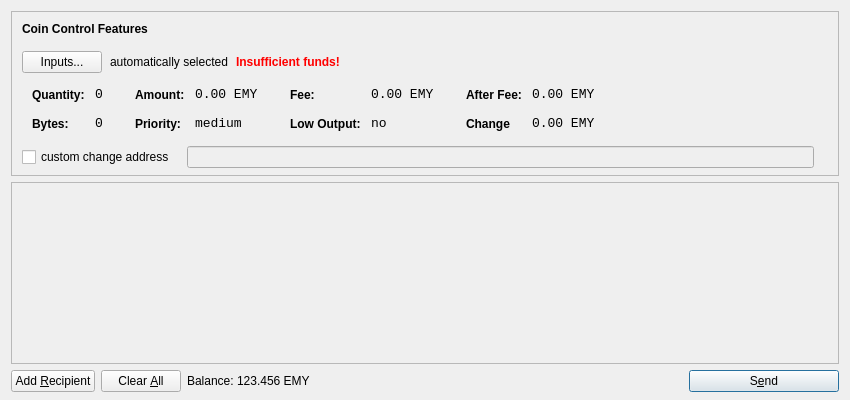
<?xml version="1.0" encoding="UTF-8"?>
<ui version="4.0">
 <class>SendCoinsDialog</class>
 <widget class="QDialog" name="SendCoinsDialog">
  <property name="geometry">
   <rect>
    <x>0</x>
    <y>0</y>
    <width>850</width>
    <height>400</height>
   </rect>
  </property>
  <property name="windowTitle">
   <string>Send Coins</string>
  </property>
  <layout class="QVBoxLayout" name="verticalLayout" stretch="0,1,0">
   <property name="bottomMargin">
    <number>8</number>
   </property>
   <item>
    <widget class="QFrame" name="frameCoinControl">
     <property name="sizePolicy">
      <sizepolicy hsizetype="Expanding" vsizetype="Expanding">
       <horstretch>0</horstretch>
       <verstretch>0</verstretch>
      </sizepolicy>
     </property>
     <property name="maximumSize">
      <size>
       <width>16777215</width>
       <height>16777215</height>
      </size>
     </property>
     <property name="frameShape">
      <enum>QFrame::StyledPanel</enum>
     </property>
     <property name="frameShadow">
      <enum>QFrame::Sunken</enum>
     </property>
     <layout class="QVBoxLayout" name="verticalLayoutCoinControl2">
      <property name="spacing">
       <number>-1</number>
      </property>
      <property name="leftMargin">
       <number>0</number>
      </property>
      <property name="topMargin">
       <number>0</number>
      </property>
      <property name="rightMargin">
       <number>0</number>
      </property>
      <property name="bottomMargin">
       <number>6</number>
      </property>
      <item>
       <layout class="QVBoxLayout" name="verticalLayoutCoinControl" stretch="0,0,0,0,1">
        <property name="spacing">
         <number>0</number>
        </property>
        <property name="leftMargin">
         <number>10</number>
        </property>
        <property name="topMargin">
         <number>10</number>
        </property>
        <item>
         <layout class="QHBoxLayout" name="horizontalLayoutCoinControl1">
          <property name="bottomMargin">
           <number>15</number>
          </property>
          <item>
           <widget class="QLabel" name="labelCoinControlFeatures">
            <property name="sizePolicy">
             <sizepolicy hsizetype="Preferred" vsizetype="Maximum">
              <horstretch>0</horstretch>
              <verstretch>0</verstretch>
             </sizepolicy>
            </property>
            <property name="font">
             <font>
              <weight>75</weight>
              <bold>true</bold>
             </font>
            </property>
            <property name="styleSheet">
             <string notr="true">font-weight:bold;</string>
            </property>
            <property name="text">
             <string>Coin Control Features</string>
            </property>
           </widget>
          </item>
         </layout>
        </item>
        <item>
         <layout class="QHBoxLayout" name="horizontalLayoutCoinControl2" stretch="0,0,0,0">
          <property name="spacing">
           <number>8</number>
          </property>
          <property name="bottomMargin">
           <number>10</number>
          </property>
          <item>
           <widget class="QPushButton" name="pushButtonCoinControl">
            <property name="styleSheet">
             <string notr="true"/>
            </property>
            <property name="text">
             <string>Inputs...</string>
            </property>
           </widget>
          </item>
          <item>
           <widget class="QLabel" name="labelCoinControlAutomaticallySelected">
            <property name="text">
             <string>automatically selected</string>
            </property>
            <property name="margin">
             <number>5</number>
            </property>
           </widget>
          </item>
          <item>
           <widget class="QLabel" name="labelCoinControlInsuffFunds">
            <property name="font">
             <font>
              <weight>75</weight>
              <bold>true</bold>
             </font>
            </property>
            <property name="styleSheet">
             <string notr="true">color:red;font-weight:bold;</string>
            </property>
            <property name="text">
             <string>Insufficient funds!</string>
            </property>
            <property name="margin">
             <number>5</number>
            </property>
           </widget>
          </item>
          <item>
           <spacer name="horizontalSpacerCoinControl">
            <property name="orientation">
             <enum>Qt::Horizontal</enum>
            </property>
            <property name="sizeHint" stdset="0">
             <size>
              <width>40</width>
              <height>1</height>
             </size>
            </property>
           </spacer>
          </item>
         </layout>
        </item>
        <item>
         <widget class="QWidget" name="widgetCoinControl" native="true">
          <property name="sizePolicy">
           <sizepolicy hsizetype="Preferred" vsizetype="Preferred">
            <horstretch>0</horstretch>
            <verstretch>0</verstretch>
           </sizepolicy>
          </property>
          <property name="minimumSize">
           <size>
            <width>0</width>
            <height>0</height>
           </size>
          </property>
          <property name="styleSheet">
           <string notr="true"/>
          </property>
          <layout class="QHBoxLayout" name="horizontalLayoutCoinControl5">
           <property name="margin">
            <number>0</number>
           </property>
           <item>
            <layout class="QHBoxLayout" name="horizontalLayoutCoinControl3" stretch="0,0,0,1">
             <property name="spacing">
              <number>20</number>
             </property>
             <property name="topMargin">
              <number>0</number>
             </property>
             <property name="bottomMargin">
              <number>10</number>
             </property>
             <item>
              <layout class="QFormLayout" name="formLayoutCoinControl1">
               <property name="horizontalSpacing">
                <number>10</number>
               </property>
               <property name="verticalSpacing">
                <number>14</number>
               </property>
               <property name="leftMargin">
                <number>10</number>
               </property>
               <property name="topMargin">
                <number>4</number>
               </property>
               <property name="rightMargin">
                <number>6</number>
               </property>
               <item row="0" column="0">
                <widget class="QLabel" name="labelCoinControlQuantityText">
                 <property name="styleSheet">
                  <string notr="true">font-weight:bold;</string>
                 </property>
                 <property name="text">
                  <string>Quantity:</string>
                 </property>
                 <property name="margin">
                  <number>0</number>
                 </property>
                </widget>
               </item>
               <item row="0" column="1">
                <widget class="QLabel" name="labelCoinControlQuantity">
                 <property name="font">
                  <font>
                   <family>Monospace</family>
                   <pointsize>10</pointsize>
                  </font>
                 </property>
                 <property name="cursor">
                  <cursorShape>IBeamCursor</cursorShape>
                 </property>
                 <property name="contextMenuPolicy">
                  <enum>Qt::ActionsContextMenu</enum>
                 </property>
                 <property name="text">
                  <string>0</string>
                 </property>
                 <property name="margin">
                  <number>0</number>
                 </property>
                 <property name="textInteractionFlags">
                  <set>Qt::LinksAccessibleByMouse|Qt::TextSelectableByKeyboard|Qt::TextSelectableByMouse</set>
                 </property>
                </widget>
               </item>
               <item row="1" column="0">
                <widget class="QLabel" name="labelCoinControlBytesText">
                 <property name="styleSheet">
                  <string notr="true">font-weight:bold;</string>
                 </property>
                 <property name="text">
                  <string>Bytes:</string>
                 </property>
                </widget>
               </item>
               <item row="1" column="1">
                <widget class="QLabel" name="labelCoinControlBytes">
                 <property name="font">
                  <font>
                   <family>Monospace</family>
                   <pointsize>10</pointsize>
                  </font>
                 </property>
                 <property name="cursor">
                  <cursorShape>IBeamCursor</cursorShape>
                 </property>
                 <property name="contextMenuPolicy">
                  <enum>Qt::ActionsContextMenu</enum>
                 </property>
                 <property name="text">
                  <string>0</string>
                 </property>
                 <property name="textInteractionFlags">
                  <set>Qt::LinksAccessibleByMouse|Qt::TextSelectableByKeyboard|Qt::TextSelectableByMouse</set>
                 </property>
                </widget>
               </item>
              </layout>
             </item>
             <item>
              <layout class="QFormLayout" name="formLayoutCoinControl2">
               <property name="horizontalSpacing">
                <number>10</number>
               </property>
               <property name="verticalSpacing">
                <number>14</number>
               </property>
               <property name="leftMargin">
                <number>6</number>
               </property>
               <property name="topMargin">
                <number>4</number>
               </property>
               <property name="rightMargin">
                <number>6</number>
               </property>
               <item row="0" column="0">
                <widget class="QLabel" name="labelCoinControlAmountText">
                 <property name="styleSheet">
                  <string notr="true">font-weight:bold;</string>
                 </property>
                 <property name="text">
                  <string>Amount:</string>
                 </property>
                 <property name="margin">
                  <number>0</number>
                 </property>
                </widget>
               </item>
               <item row="0" column="1">
                <widget class="QLabel" name="labelCoinControlAmount">
                 <property name="font">
                  <font>
                   <family>Monospace</family>
                   <pointsize>10</pointsize>
                  </font>
                 </property>
                 <property name="cursor">
                  <cursorShape>IBeamCursor</cursorShape>
                 </property>
                 <property name="contextMenuPolicy">
                  <enum>Qt::ActionsContextMenu</enum>
                 </property>
                 <property name="text">
                  <string>0.00 EMY</string>
                 </property>
                 <property name="textInteractionFlags">
                  <set>Qt::LinksAccessibleByMouse|Qt::TextSelectableByKeyboard|Qt::TextSelectableByMouse</set>
                 </property>
                </widget>
               </item>
               <item row="1" column="0">
                <widget class="QLabel" name="labelCoinControlPriorityText">
                 <property name="styleSheet">
                  <string notr="true">font-weight:bold;</string>
                 </property>
                 <property name="text">
                  <string>Priority:</string>
                 </property>
                </widget>
               </item>
               <item row="1" column="1">
                <widget class="QLabel" name="labelCoinControlPriority">
                 <property name="font">
                  <font>
                   <family>Monospace</family>
                   <pointsize>10</pointsize>
                  </font>
                 </property>
                 <property name="cursor">
                  <cursorShape>IBeamCursor</cursorShape>
                 </property>
                 <property name="contextMenuPolicy">
                  <enum>Qt::ActionsContextMenu</enum>
                 </property>
                 <property name="text">
                  <string>medium</string>
                 </property>
                 <property name="textInteractionFlags">
                  <set>Qt::LinksAccessibleByMouse|Qt::TextSelectableByKeyboard|Qt::TextSelectableByMouse</set>
                 </property>
                </widget>
               </item>
              </layout>
             </item>
             <item>
              <layout class="QFormLayout" name="formLayoutCoinControl3">
               <property name="horizontalSpacing">
                <number>10</number>
               </property>
               <property name="verticalSpacing">
                <number>14</number>
               </property>
               <property name="leftMargin">
                <number>6</number>
               </property>
               <property name="topMargin">
                <number>4</number>
               </property>
               <property name="rightMargin">
                <number>6</number>
               </property>
               <item row="0" column="0">
                <widget class="QLabel" name="labelCoinControlFeeText">
                 <property name="styleSheet">
                  <string notr="true">font-weight:bold;</string>
                 </property>
                 <property name="text">
                  <string>Fee:</string>
                 </property>
                 <property name="margin">
                  <number>0</number>
                 </property>
                </widget>
               </item>
               <item row="0" column="1">
                <widget class="QLabel" name="labelCoinControlFee">
                 <property name="font">
                  <font>
                   <family>Monospace</family>
                   <pointsize>10</pointsize>
                  </font>
                 </property>
                 <property name="cursor">
                  <cursorShape>IBeamCursor</cursorShape>
                 </property>
                 <property name="contextMenuPolicy">
                  <enum>Qt::ActionsContextMenu</enum>
                 </property>
                 <property name="text">
                  <string>0.00 EMY</string>
                 </property>
                 <property name="textInteractionFlags">
                  <set>Qt::LinksAccessibleByMouse|Qt::TextSelectableByKeyboard|Qt::TextSelectableByMouse</set>
                 </property>
                </widget>
               </item>
               <item row="1" column="0">
                <widget class="QLabel" name="labelCoinControlLowOutputText">
                 <property name="styleSheet">
                  <string notr="true">font-weight:bold;</string>
                 </property>
                 <property name="text">
                  <string>Low Output:</string>
                 </property>
                </widget>
               </item>
               <item row="1" column="1">
                <widget class="QLabel" name="labelCoinControlLowOutput">
                 <property name="font">
                  <font>
                   <family>Monospace</family>
                   <pointsize>10</pointsize>
                  </font>
                 </property>
                 <property name="cursor">
                  <cursorShape>IBeamCursor</cursorShape>
                 </property>
                 <property name="contextMenuPolicy">
                  <enum>Qt::ActionsContextMenu</enum>
                 </property>
                 <property name="text">
                  <string>no</string>
                 </property>
                 <property name="textInteractionFlags">
                  <set>Qt::LinksAccessibleByMouse|Qt::TextSelectableByKeyboard|Qt::TextSelectableByMouse</set>
                 </property>
                </widget>
               </item>
              </layout>
             </item>
             <item>
              <layout class="QFormLayout" name="formLayoutCoinControl4">
               <property name="horizontalSpacing">
                <number>10</number>
               </property>
               <property name="verticalSpacing">
                <number>14</number>
               </property>
               <property name="leftMargin">
                <number>6</number>
               </property>
               <property name="topMargin">
                <number>4</number>
               </property>
               <property name="rightMargin">
                <number>6</number>
               </property>
               <item row="0" column="0">
                <widget class="QLabel" name="labelCoinControlAfterFeeText">
                 <property name="styleSheet">
                  <string notr="true">font-weight:bold;</string>
                 </property>
                 <property name="text">
                  <string>After Fee:</string>
                 </property>
                 <property name="margin">
                  <number>0</number>
                 </property>
                </widget>
               </item>
               <item row="0" column="1">
                <widget class="QLabel" name="labelCoinControlAfterFee">
                 <property name="font">
                  <font>
                   <family>Monospace</family>
                   <pointsize>10</pointsize>
                  </font>
                 </property>
                 <property name="cursor">
                  <cursorShape>IBeamCursor</cursorShape>
                 </property>
                 <property name="contextMenuPolicy">
                  <enum>Qt::ActionsContextMenu</enum>
                 </property>
                 <property name="text">
                  <string>0.00 EMY</string>
                 </property>
                 <property name="textInteractionFlags">
                  <set>Qt::LinksAccessibleByMouse|Qt::TextSelectableByKeyboard|Qt::TextSelectableByMouse</set>
                 </property>
                </widget>
               </item>
               <item row="1" column="0">
                <widget class="QLabel" name="labelCoinControlChangeText">
                 <property name="styleSheet">
                  <string notr="true">font-weight:bold;</string>
                 </property>
                 <property name="text">
                  <string>Change</string>
                 </property>
                </widget>
               </item>
               <item row="1" column="1">
                <widget class="QLabel" name="labelCoinControlChange">
                 <property name="font">
                  <font>
                   <family>Monospace</family>
                   <pointsize>10</pointsize>
                  </font>
                 </property>
                 <property name="cursor">
                  <cursorShape>IBeamCursor</cursorShape>
                 </property>
                 <property name="contextMenuPolicy">
                  <enum>Qt::ActionsContextMenu</enum>
                 </property>
                 <property name="text">
                  <string>0.00 EMY</string>
                 </property>
                 <property name="textInteractionFlags">
                  <set>Qt::LinksAccessibleByMouse|Qt::TextSelectableByKeyboard|Qt::TextSelectableByMouse</set>
                 </property>
                </widget>
               </item>
              </layout>
             </item>
            </layout>
           </item>
          </layout>
         </widget>
        </item>
        <item>
         <layout class="QHBoxLayout" name="horizontalLayoutCoinControl4" stretch="0,0,0">
          <property name="spacing">
           <number>12</number>
          </property>
          <property name="sizeConstraint">
           <enum>QLayout::SetDefaultConstraint</enum>
          </property>
          <property name="topMargin">
           <number>5</number>
          </property>
          <property name="rightMargin">
           <number>5</number>
          </property>
          <item>
           <widget class="QCheckBox" name="checkBoxCoinControlChange">
            <property name="text">
             <string>custom change address</string>
            </property>
           </widget>
          </item>
          <item>
           <widget class="QLineEdit" name="lineEditCoinControlChange">
            <property name="enabled">
             <bool>false</bool>
            </property>
            <property name="sizePolicy">
             <sizepolicy hsizetype="Expanding" vsizetype="Fixed">
              <horstretch>0</horstretch>
              <verstretch>0</verstretch>
             </sizepolicy>
            </property>
           </widget>
          </item>
          <item>
           <widget class="QLabel" name="labelCoinControlChangeLabel">
            <property name="sizePolicy">
             <sizepolicy hsizetype="Preferred" vsizetype="Expanding">
              <horstretch>0</horstretch>
              <verstretch>0</verstretch>
             </sizepolicy>
            </property>
            <property name="minimumSize">
             <size>
              <width>0</width>
              <height>0</height>
             </size>
            </property>
            <property name="text">
             <string/>
            </property>
            <property name="margin">
             <number>3</number>
            </property>
           </widget>
          </item>
         </layout>
        </item>
        <item>
         <spacer name="verticalSpacerCoinControl">
          <property name="orientation">
           <enum>Qt::Vertical</enum>
          </property>
          <property name="sizeHint" stdset="0">
           <size>
            <width>800</width>
            <height>1</height>
           </size>
          </property>
         </spacer>
        </item>
       </layout>
      </item>
     </layout>
    </widget>
   </item>
   <item>
    <widget class="QScrollArea" name="scrollArea">
     <property name="widgetResizable">
      <bool>true</bool>
     </property>
     <widget class="QWidget" name="scrollAreaWidgetContents">
      <property name="geometry">
       <rect>
        <x>0</x>
        <y>0</y>
        <width>830</width>
        <height>165</height>
       </rect>
      </property>
      <layout class="QVBoxLayout" name="verticalLayout_2">
       <property name="margin">
        <number>0</number>
       </property>
       <item>
        <layout class="QVBoxLayout" name="entries">
         <property name="spacing">
          <number>6</number>
         </property>
        </layout>
       </item>
       <item>
        <spacer name="verticalSpacer">
         <property name="orientation">
          <enum>Qt::Vertical</enum>
         </property>
         <property name="sizeHint" stdset="0">
          <size>
           <width>20</width>
           <height>40</height>
          </size>
         </property>
        </spacer>
       </item>
      </layout>
     </widget>
    </widget>
   </item>
   <item>
    <layout class="QHBoxLayout" name="horizontalLayout">
     <item>
      <widget class="QPushButton" name="addButton">
       <property name="toolTip">
        <string>Send to multiple recipients at once</string>
       </property>
       <property name="text">
        <string>Add &amp;Recipient</string>
       </property>
       <property name="icon">
        <iconset resource="../bitcoin.qrc">
         <normaloff>:/icons/add</normaloff>:/icons/add</iconset>
       </property>
       <property name="autoDefault">
        <bool>false</bool>
       </property>
      </widget>
     </item>
     <item>
      <widget class="QPushButton" name="clearButton">
       <property name="sizePolicy">
        <sizepolicy hsizetype="Minimum" vsizetype="Fixed">
         <horstretch>0</horstretch>
         <verstretch>0</verstretch>
        </sizepolicy>
       </property>
       <property name="toolTip">
        <string>Remove all transaction fields</string>
       </property>
       <property name="text">
        <string>Clear &amp;All</string>
       </property>
       <property name="icon">
        <iconset resource="../bitcoin.qrc">
         <normaloff>:/icons/remove</normaloff>:/icons/remove</iconset>
       </property>
       <property name="autoRepeatDelay">
        <number>300</number>
       </property>
       <property name="autoDefault">
        <bool>false</bool>
       </property>
      </widget>
     </item>
     <item>
      <layout class="QHBoxLayout" name="horizontalLayout_2">
       <property name="spacing">
        <number>3</number>
       </property>
       <item>
        <widget class="QLabel" name="label">
         <property name="sizePolicy">
          <sizepolicy hsizetype="Preferred" vsizetype="Fixed">
           <horstretch>0</horstretch>
           <verstretch>0</verstretch>
          </sizepolicy>
         </property>
         <property name="text">
          <string>Balance:</string>
         </property>
        </widget>
       </item>
       <item>
        <widget class="QLabel" name="labelBalance">
         <property name="sizePolicy">
          <sizepolicy hsizetype="Preferred" vsizetype="Fixed">
           <horstretch>0</horstretch>
           <verstretch>0</verstretch>
          </sizepolicy>
         </property>
         <property name="cursor">
          <cursorShape>IBeamCursor</cursorShape>
         </property>
         <property name="text">
          <string>123.456 EMY</string>
         </property>
         <property name="textInteractionFlags">
          <set>Qt::LinksAccessibleByMouse|Qt::TextSelectableByKeyboard|Qt::TextSelectableByMouse</set>
         </property>
        </widget>
       </item>
      </layout>
     </item>
     <item>
      <spacer name="horizontalSpacer">
       <property name="orientation">
        <enum>Qt::Horizontal</enum>
       </property>
       <property name="sizeHint" stdset="0">
        <size>
         <width>40</width>
         <height>20</height>
        </size>
       </property>
      </spacer>
     </item>
     <item>
      <widget class="QPushButton" name="sendButton">
       <property name="minimumSize">
        <size>
         <width>150</width>
         <height>0</height>
        </size>
       </property>
       <property name="toolTip">
        <string>Confirm the send action</string>
       </property>
       <property name="text">
        <string>S&amp;end</string>
       </property>
       <property name="icon">
        <iconset resource="../bitcoin.qrc">
         <normaloff>:/icons/send</normaloff>:/icons/send</iconset>
       </property>
       <property name="default">
        <bool>true</bool>
       </property>
      </widget>
     </item>
    </layout>
   </item>
  </layout>
 </widget>
 <resources>
  <include location="../bitcoin.qrc"/>
 </resources>
 <connections/>
</ui>
